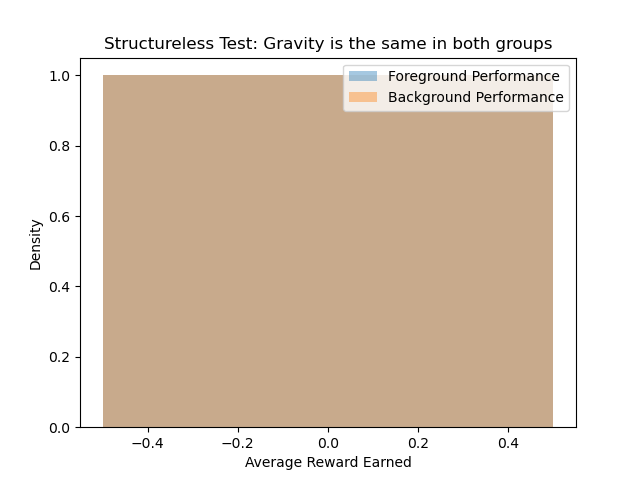

This figure's Python source:
import json
from train_mountaincar import fqi, warm_start, transfer_learning
import configargparse
import torch
import torch.optim as optim
import sys
sys.path.append('../')

from environments import MountainCarEnv, Continuous_MountainCarEnv
from models.agents import NFQAgent
from models.networks import NFQNetwork, ContrastiveNFQNetwork
from util import get_logger, close_logger, load_models, make_reproducible, save_models
import matplotlib.pyplot as plt
import numpy as np
import itertools
import seaborn as sns
import tqdm
num_iter = 1000
perf_foreground = []
perf_background = []
for i in range(num_iter):
    print(str(i))
    perf_bg, perf_fg = fqi(epoch=1500, gravity=0.0025, verbose=True, is_contrastive=True, structureless=True)
    perf_foreground.append(perf_fg)
    perf_background.append(perf_bg)
sns.distplot(perf_foreground, label='Foreground Performance')
sns.distplot(perf_background, label='Background Performance')
plt.legend()
plt.xlabel("Average Reward Earned")
plt.title("Structureless Test: Gravity is the same in both groups")
# plt.show()
plt.savefig("./plots/mountaincar_structureless_test.png")
plt.close()


results = {
    "fg": perf_foreground,
    "bg": perf_background
}
with open("mountaincar_structureless_results.json", "w") as f:
    json.dump(results, f)

# import ipdb; ipdb.set_trace()
